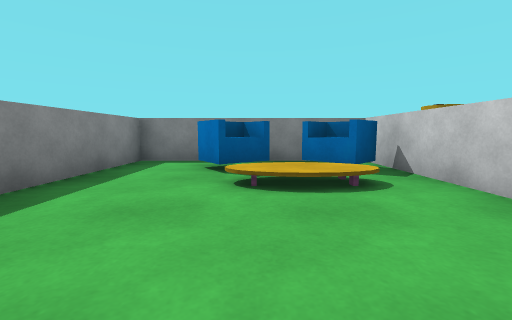
View 1 (above)

12 first-person views from a walk through a scene from a Unity 3-D project. The camera is 0.61 m above the floor, tilts 6° down and sees 90° across. The floor is counted in squares, 1 m on a side. Each view is taken from the middle of a square. On the plan, view 1 faces up. The plan holds only what a view shows up to about 9 squares ahead; the rest is blank. The place goes on beyond the plan. The player is left out. Some animated figures are left out.

View 2
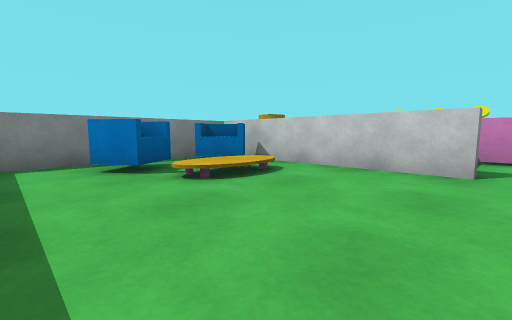

View 3
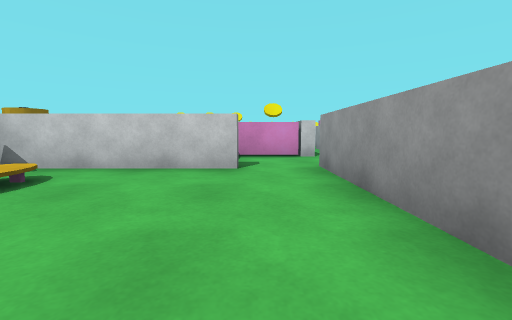

View 4
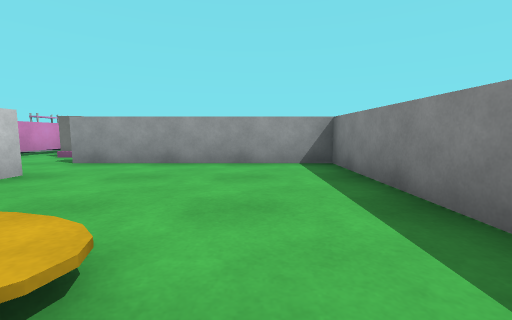

View 5
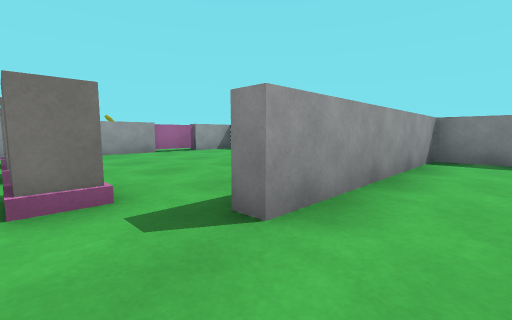

View 6
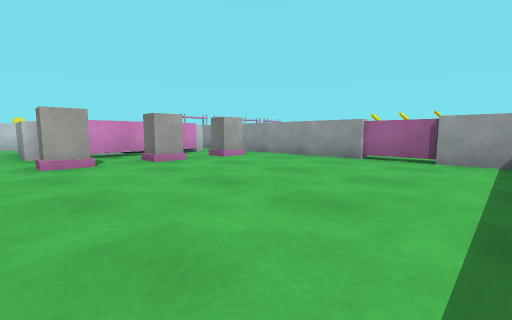

View 7
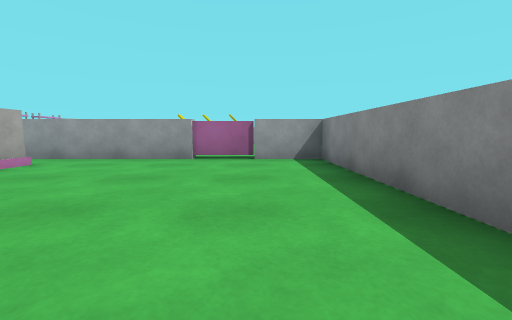

View 8
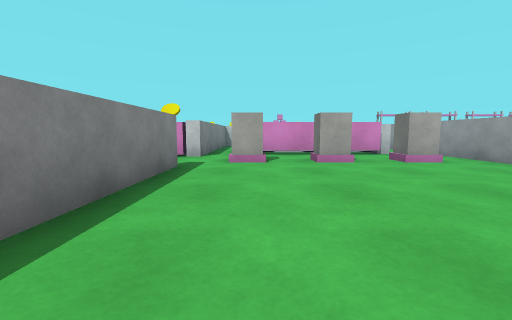

View 9
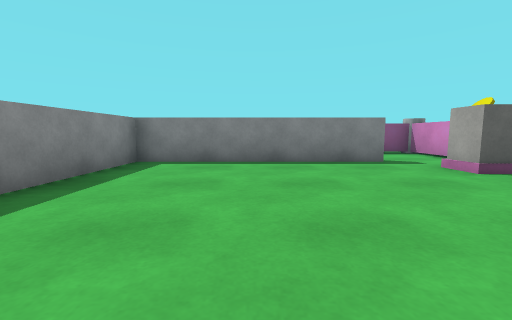

View 10
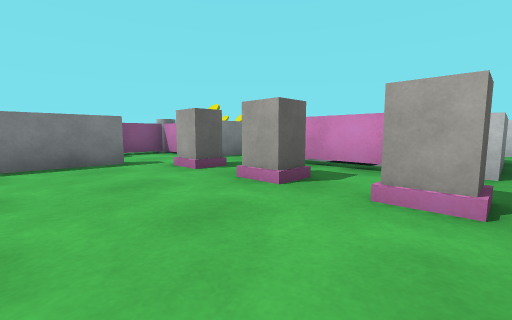

View 11
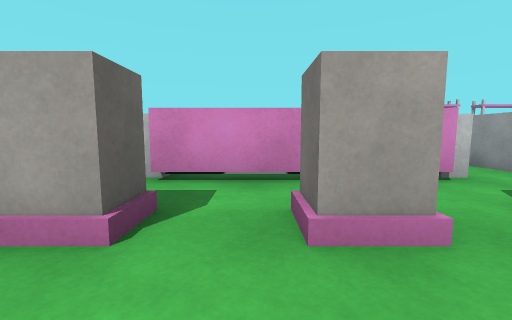

View 12
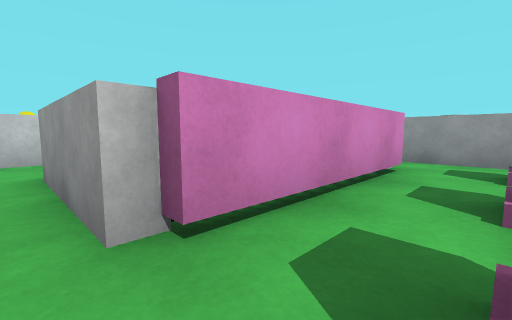

### Floor plan
Points are (right, up) in squares from view 1. A wall is a line through its corners. A room is listed if a view was taken in it or the views show most of it. See-through windows are left out.
Room 1 (views 1, 2, 3, 4, 5)
walls: (2.9, 0.3) (2.4, 0.3) (2.4, 5.6) (-2.6, 5.6) (-2.6, -1.2) (2.7, -1.2); (4.7, -0.6) (4.7, 0.8) (3.4, 0.8)
ways out: opening at (3.5, -1) to room 2
objects: chair (-1, 4) to (0, 5); table (0, 3) to (1, 3); chair (1, 4) to (2, 5)
Room 2 (views 6, 7, 8, 9, 10, 11, 12)
walls: (2.7, -1.2) (2.7, -1.5) (-2.6, -1.5) (-2.6, -8) (5.6, -8); (4.7, -1.5) (4.7, -0.6); (5.5, -2.8) (5.5, -2.4)
ways out: opening at (3.5, -1) to room 1; opening at (6, -2)
objects: other object (4, -7) to (5, -3)

Where each view was taken, in squares from view 1:
view 1: 0 up, 0 right, facing up
view 2: 0 up, 2 left, facing up-right
view 3: 0 up, 2 left, facing right
view 4: 4 up, 1 left, facing down
view 5: 0 up, 4 right, facing down-left
view 6: 2 down, 2 left, facing down-right
view 7: 2 down, 1 left, facing down
view 8: 3 down, 2 left, facing right
view 9: 7 down, 0 right, facing up
view 10: 7 down, 1 right, facing up-right
view 11: 4 down, 2 right, facing right
view 12: 2 down, 4 right, facing down-right
